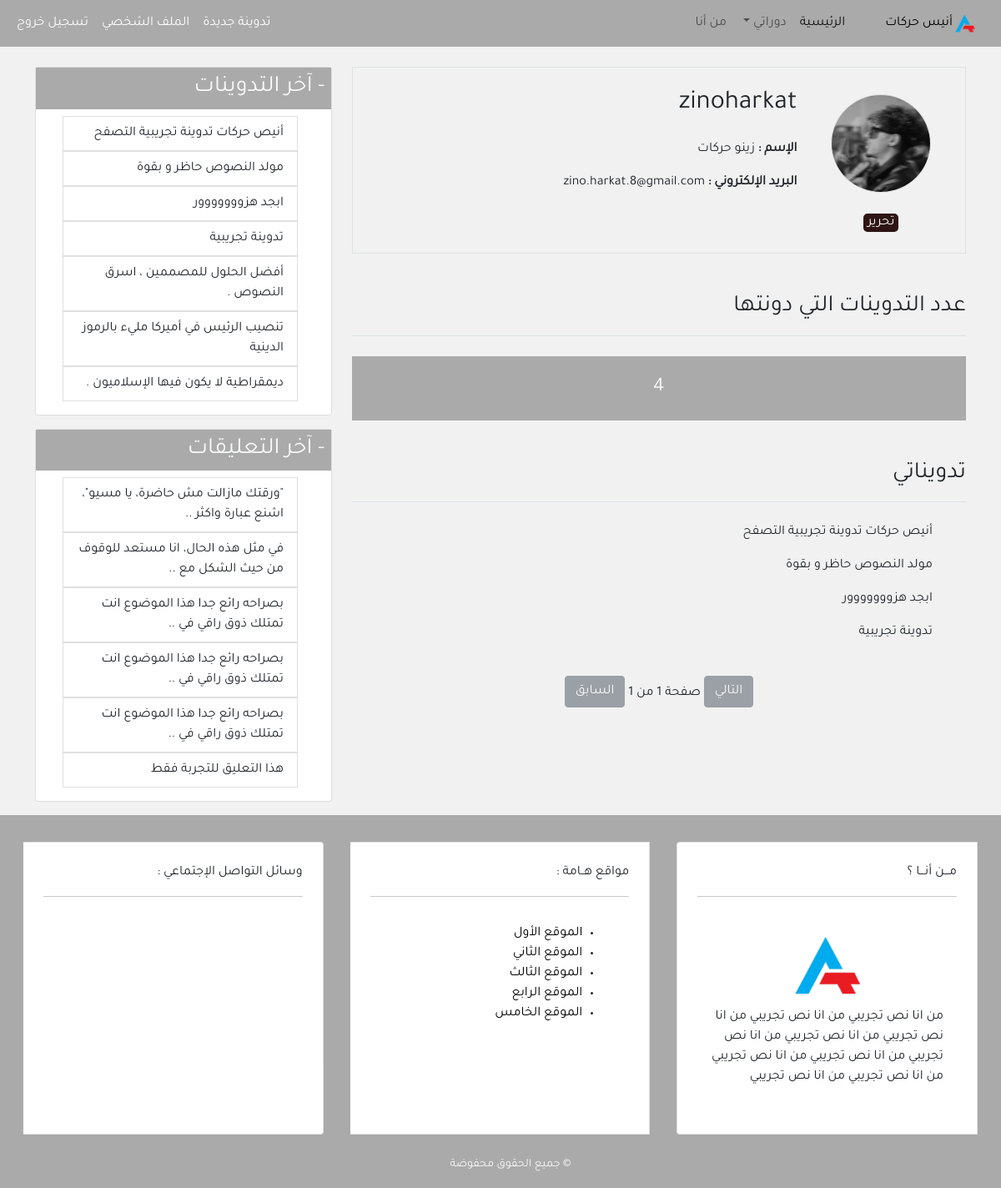
Page /profile/ (signed in) on the committed database.
### user/models.py (models this page shows, shortened)
class Profile(models.Model):
    image = models.ImageField(default='default.jpg', upload_to='profile_pics')
    user = models.OneToOneField(User, on_delete=models.CASCADE)

### blog/models.py (models this page shows, shortened)
class Post(models.Model):
    title = models.CharField(max_length=100)
    content = models.TextField()
    post_date = models.DateTimeField(default=timezone.now)
    post_update = models.DateTimeField(auto_now=True)
    author = models.ForeignKey(User,on_delete=models.CASCADE)
    class Meta():
        ordering = ('-post_date', )

class Comment(models.Model):
    name = models.CharField(max_length=50,verbose_name='الإسم')
    email = models.EmailField(verbose_name='البريد الإلكتروني')
    body = models.TextField(verbose_name='التعليق')
    comment_date = models.DateTimeField(auto_now_add=True)
    active = models.BooleanField(default=True)
    post = models.ForeignKey(Post, on_delete=models.CASCADE,related_name='comments')
    class Meta():
        ordering = ('-comment_date', )

### user/views.py (the view)
# urls.py: path('profile/',views.profile,name='profile') ,
@login_required(login_url='login')
def profile(request):
    posts = Post.objects.filter(author=request.user)
    post_list = Post.objects.filter(author=request.user)
    paginator = Paginator(post_list, 10)
    page = request.GET.get('page')
    try:
        post_list = paginator.page(page)
    except PageNotAnInteger:
        post_list = paginator.page(1)
    except EmptyPage:
        post_list = paginator.page(paginator.num_page)
    return render(request, 'user/profile.html', {
        'title': 'الملف الشخصي',
        'posts': posts,
        'page': page,
        'post_list': post_list,
    })

### blog/templatetags/post_tag.py (called while the page is built)
@register.inclusion_tag('blog/lastest_posts.html')
def lastest_posts ():
    context = {
        'l_posts' : Post.objects.all()[:7]
    }
    return context

@register.inclusion_tag('blog/lastest_comments.html')
def lastest_comments ():
    context = {
        'l_comments' : Comment.objects.filter(active=True)[:7],
    }
    return context

### user/templates/user/profile.html (shortened to what this page needs)
{% extends 'blog/base.html' %}
{% block content %}
<div class="border p-4 mb-5 ">
    <div class="row">
        <div class="col-md-3 text-center">
            <img class="img-fluid rounded-circle border m-2" width="120px" src="{{user.profile.image.url}}" alt="{{user.username}}">
            <div class="mt-3">
                <a style="background-color: rgb(46, 20, 20);  padding : 3px 5px; color :white; border-radius: 5px;" href="{% url 'profile_update' %}">تحرير </a>
            </div>
        </div>
        <div class="col-md-9">
            <h2 class="mb-4">{{user.username}}</h2>
            <P style="font-weight: bold;">الإسم : <span style="font-weight: normal;"> {{user.first_name}} {{user.last_name}}</span></P>
            <P style="font-weight: bold;">البريد الإلكتروني :<span style="font-weight: normal;"> {{user.email}}</span></P>
        </div>
    </div>
</div>
<div class="row mb-5">
    <div class="col-md">
        <h3 class="border-bottom pb-3 mb-4">عدد التدوينات التي دونتها</h3>
        <h4 class="bg-secondary text-center p-4 text-light">
            {{posts.count}}
        </h4>
        <h3 class="border-bottom mb-4 pb-3 mt-5">تدويناتي</h3>
        {% for post in post_list %}
        <ul class="pr-2">
            <a class="text-dark" href="{% url 'post_detail' post.id %}">{{post.title}}</a>
        </ul>
        {% empty %}
        <h4 class="text-center mb-5">لا يوجد تدوينات</h4>
        {% endfor %}
        {% include 'blog/pagination.html' with page=post_list %}
    </div>
</div>
{% endblock content %}

### blog/templates/blog/lastest_posts.html
<ul class="list-group-flush">
    {% for post in l_posts %}
    <a href="{% url 'post_detail' post.id %}"><li class="list-group-item">{{post.title}}</li></a>
    {% endfor %}
</ul>

### blog/templates/blog/lastest_comments.html
<ul class="list-group-flush">
    {% for comment in l_comments %}
    <a href="{% url 'post_detail' comment.post.id %}">
        <li class="list-group-item">
            {% if comment.body|length > 40%}
            {{comment.body|slice:'50'}} ..
        {% else %}
        {{comment.body}}
        {% endif %}
        </li>
    </a>
    {% empty %}
    <li class="list-group-item">لا يوجد تعليقات </li>
    {% endfor %}
</ul>

### blog/static/blog/css/main.css (style rules this page uses)
html,body { text-align: right; }
body { font-family: 'Tajawal', 'sans-serif'; background-color: rgb(241, 241, 241); }
.bg-secondary { background-color: #aaa !important; }
a { text-decoration: none; color:black; }

### rows in the picture
Post: title "أنيص حركات تدوينة تجريبية التصفح"
Post: title "مولد النصوص حاظر و بقوة"
Post: title "ابجد هزووووووور"
Post: title "تدوينة تجريبية"
Post: title "أفضل الحلول للمصممين ، اسرق النصوص ."
Post: title "تنصيب الرئيس في أميركا مليء بالرموز الدينية"
Post: title "ديمقراطية لا يكون فيها الإسلاميون ."
Comment: body "\"ورقتك مازالت مش حاضرة، يا مسيو\"، اشنع عبارة واكثر"
Comment: body "في مثل هذه الحال، انا مستعد للوقوف من حيث الشكل مع"
Comment: body "بصراحه رائع جدا هذا الموضوع انت تمتلك ذوق راقي في"
Comment: body "بصراحه رائع جدا هذا الموضوع انت تمتلك ذوق راقي في"
Comment: body "بصراحه رائع جدا هذا الموضوع انت تمتلك ذوق راقي في"
Comment: body "هذا التعليق للتجربة فقط"

### other values in the picture
{{ user.username }} "zinoharkat"
{{ user.first_name }} "زينو"
{{ user.last_name }} "حركات"
{{ user.email }} "zino.harkat.8@gmail.com"
{{ posts.count }} "4"
